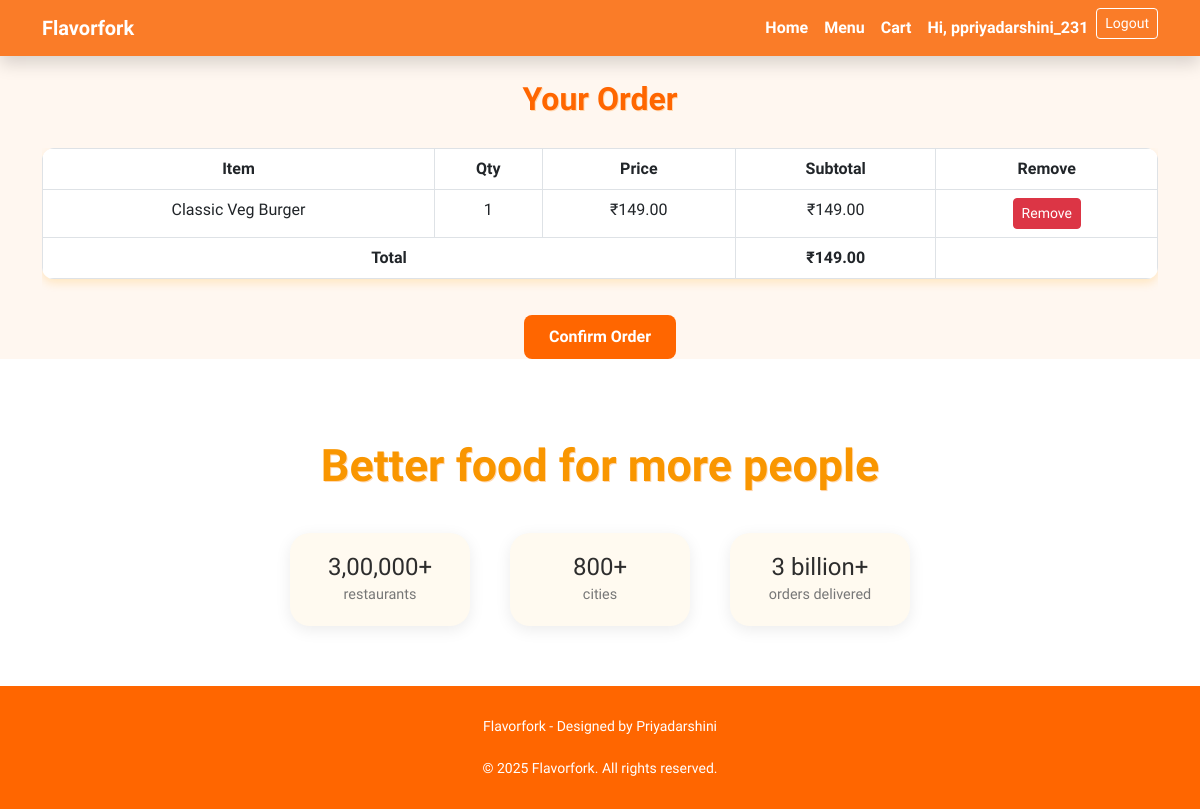
The page /cart/ (signed in) on the database its author committed.
### restaurant/models.py (models this page shows, shortened)
class OrderItem(models.Model):
    order = models.ForeignKey(Order, on_delete=models.CASCADE, related_name='items')
    menu_item = models.ForeignKey(MenuItem, on_delete=models.CASCADE)
    quantity = models.PositiveIntegerField(default=1)
    def subtotal(self):
        return self.menu_item.price * self.quantity

class MenuItem(models.Model):
    CATEGORY_CHOICES = [
        ('starter', 'Starter'),
        ('fastfood', 'Fast Food'),
        ('main', 'Main Course'),
        ('dessert', 'Dessert'),
        ('drink', 'Drink'),
    ]
    name = models.CharField(max_length=100)
    description = models.TextField(blank=True)
    price = models.DecimalField(max_digits=6, decimal_places=2)
    image = models.ImageField(upload_to='menu_images/', blank=True, null=True)
    is_available = models.BooleanField(default=True)
    category = models.CharField(max_length=20, choices=CATEGORY_CHOICES, default='main')

### restaurant/views.py (the view)
# urls.py: path('cart/', views.view_cart, name='view_cart'),
@login_required
def view_cart(request):
    order = Order.objects.filter(user=request.user, is_ordered=False).first()
    cart_items = order.items.all() if order else []
    total_price = sum(item.subtotal() for item in cart_items)
    return render(request, 'restaurant/order.html', {
        'cart_items': cart_items,
        'total_price': total_price
    })

### restaurant/templates/restaurant/order.html (shortened to what this page needs)
{% extends 'restaurant/base.html' %}
{% block content %}
<h2>Your Order</h2>
{% if cart_items %}
<div class="table-responsive">
    <table class="table table-bordered text-center">
        <thead>
            <tr>
                <th>Item</th>
                <th>Qty</th>
                <th>Price</th>
                <th>Subtotal</th>
                <th>Remove</th>
            </tr>
        </thead>
        <tbody>
            {% for item in cart_items %}
            <tr>
                <td>{{ item.menu_item.name }}</td>
                <td>{{ item.quantity }}</td>
                <td>₹{{ item.menu_item.price }}</td>
                <td>₹{{ item.subtotal }}</td>
                <td>
                    <a href="{% url 'remove_from_cart' item.id %}" class="btn btn-sm btn-danger">Remove</a>
                </td>
            </tr>
            {% endfor %}
            <tr>
                <td colspan="3"><strong>Total</strong></td>
                <td><strong>₹{{ total_price }}</strong></td>
                <td></td>
            </tr>
        </tbody>
    </table>
</div>
<div class="text-center">
    <a href="{% url 'checkout' %}" class="btn btn-orange">Confirm Order</a>
</div>
{% else %}
<p>Your cart is empty. <a href="{% url 'menu' %}">Add items from the menu.</a></p>
{% endif %}
{% endblock %}

### restaurant/templates/restaurant/base.html (shortened to what this page needs)
<!DOCTYPE html>
<html lang="en">
<head>
    <link href="https://cdn.jsdelivr.net/npm/bootstrap@5.3.0/dist/css/bootstrap.min.css" rel="stylesheet">
    <link rel="stylesheet" href="https://cdnjs.cloudflare.com/ajax/libs/animate.css/4.1.1/animate.min.css"/>
</head>
<body>
    <nav class="navbar navbar-expand-lg shadow">
        <div class="container">
            <a class="navbar-brand" href="{% url 'home' %}">Flavorfork</a>
            <div class="collapse navbar-collapse justify-content-end" id="navbarNav">
                <ul class="navbar-nav">
                    <li class="nav-item"><a class="nav-link" href="{% url 'home' %}">Home</a></li>
                    <li class="nav-item"><a class="nav-link" href="{% url 'menu' %}">Menu</a></li>
                    <li class="nav-item"><a class="nav-link" href="{% url 'view_cart' %}">Cart</a></li>
                    {% if user.is_authenticated %}
                        <li class="nav-item"><a class="nav-link">Hi, {{ user.username }}</a></li>
                        <li class="nav-item"><a class="btn btn-outline-light btn-sm" href="{% url 'logout' %}">Logout</a></li>
                    {% else %}
                        <li class="nav-item"><a class="btn btn-outline-light btn-sm me-2" href="{% url 'login' %}">Login</a></li>
                        <li class="nav-item"><a class="btn btn-outline-light btn-sm" href="{% url 'register' %}">Register</a></li>
                    {% endif %}
                </ul>
            </div>
        </div>
    </nav>
    <div class="container mt-4">
        <div class="fade-in-left">
            {% block content %}{% endblock %}
        </div>
    </div>
    <section class="food-highlight">
    <h2>Better food for more people</h2>
    <div class="stats">
        <div class="stat-item">
            <h4>3,00,000+</h4>
            <small>restaurants</small>
        </div>
        <div class="stat-item">
            <h4>800+</h4>
            <small>cities</small>
        </div>
        <div class="stat-item">
            <h4>3 billion+</h4>
            <small>orders delivered</small>
        </div>
    </div>
</section>
<div class="footer">
    Flavorfork - Designed by Priyadarshini<br>
    <br>
    © 2025 Flavorfork. All rights reserved.
</div>
</body>
</html>

### restaurant/templates/restaurant/base.html (style rules this page uses)
body { background: (to bottom right, #ad6601, #ff6600); font-family: 'Julius Sans One', sans-serif; }
.navbar { background-color: #fa7c28; justify-content: center; align-items: center; }
.navbar .nav-link, .navbar .navbar-brand { color: white !important; font-weight: bold; justify-content: center; align-items: center; }
.navbar .btn-outline-light { border-color: white; color: white; }
.btn-orange { background-color: #ff6600; color: white; font-weight: bold; border: none; }
.fade-in-left { animation: fadeInLeft 1s ease-out; }
.btn-orange { background-color: #ff6600; color: white; border: none; padding: 12px 30px; font-weight: bold; border-radius: 30px; margin-top: 20px; transition: 0.3s ease; }
.footer { background-color: #ff6600; color: white; padding: 30px 20px; text-align: center; font-size: 14px; }
.food-highlight { background: #fff; text-align: center; padding: 80px 20px 60px; position: relative; overflow: hidden; }
.food-highlight h2 { font-size: 2.8rem; font-weight: 700; color: #f99600; }
.food-highlight .stats { display: flex; justify-content: center; gap: 40px; flex-wrap: wrap; margin-top: 40px; }
.food-highlight .stat-item { background: #fffaf0; border-radius: 20px; padding: 20px 30px; box-shadow: 0 4px 16px rgba(0, 0, 0, 0.08); text-align: center; min-width: 180px; }
.food-highlight .stat-item h4 { font-size: 1.5rem; color: #2d2d2d; margin: 0; }
.food-highlight .stat-item small { font-size: 0.9rem; color: #777; }

### restaurant/templates/restaurant/order.html (style rules this page uses)
body { background-color: #fff7f0; font-family: 'Julius Sans One', sans-serif; }
h2 { text-align: center; color: #ff6600; font-weight: bold; text-shadow: 1px 1px #ffd9b3; margin-bottom: 30px; }
.table { background-color: white; border-radius: 12px; overflow: hidden; box-shadow: 0 4px 10px rgba(255, 165, 0, 0.2); }
.table thead { background-color: #ffe0cc; color: #e65c00; }
.table tbody tr:last-child { background-color: #fff3e6; font-weight: bold; }
.btn-danger { font-size: 14px; }
.btn-orange { background-color: #ff6600; border-color: #ff6600; color: white; font-weight: bold; margin-top: 20px; transition: all 0.3s ease; padding: 10px 25px; border-radius: 8px; }
a { color: #ff6600; font-weight: bold; text-decoration: none; }

### rows shown on the page
OrderItem: menu_item.name "Classic Veg Burger", quantity "1", menu_item.price "149.00", subtotal "149.00"

### other values the page prints
{{ user.username }} "ppriyadarshini_231"
{{ total_price }} "149.00"
